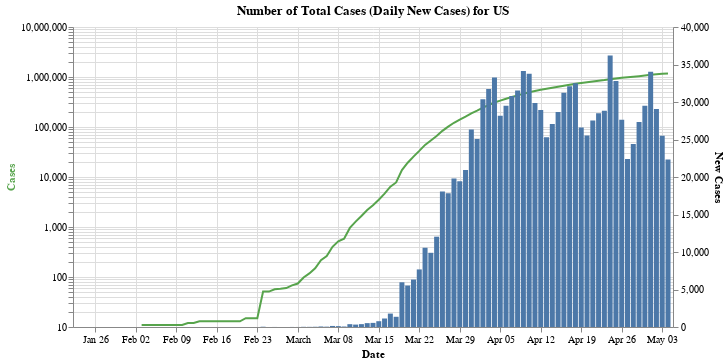

Notebook code cell kept with this figure:
### Code cell
#hide_input
_new_bar = alt.Chart(df_country_cases).mark_bar().encode(
    alt.X('Date:T'),
    alt.Y('New Cases:Q'),
    tooltip = list(df_country_cases)
)

_total_line = alt.Chart(df_country_cases[df_country_cases['Cases'] > 10]).mark_line(color='#57A44C').encode(
    alt.X('Date:T'),
    alt.Y('Cases:Q', axis=alt.Axis(titleColor='#57A44C'), scale=alt.Scale(type='log')),
    tooltip = list(df_country_cases)
)

alt.layer(_total_line, _new_bar).properties(
    width = 600,
    title = f'Number of Total Cases (Daily New Cases) for {country}'
).resolve_scale(y='independent')
